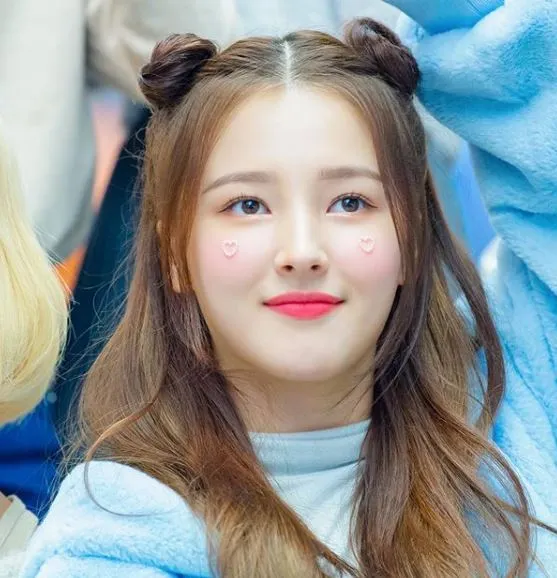
#> input picture src/images/image3.webp, 557 x 578 px
$ python -i grabcut.py   (imports and definitions only)
#> lines starting #> are read from the running program, lines starting #| are printed output that depends on the picture; after the words box and inside, x2 and y2 are one past the last pixel; in counts of white or black regions, pixels touching at a corner belong together
#> further down, picture is the input picture: shape (578, 557, 3); mean B, G, R 148.3, 148.1, 141.6
from matplotlib import pyplot as plt
from PIL import Image
import cv2
import numpy as np
import skimage.exposure
from typing import Optional


class ImageUtility:
    # file -> matrix
    @staticmethod
    def conv_file_to_ndarray(path: str) -> np.ndarray:
        return cv2.imread(path)

    # file -> image
    @staticmethod
    def conv_file_to_pilimage(path: str) -> Image:
        return Image.open(path)

    # matrix -> image
    @staticmethod
    def conv_ndarray_to_pilimage(arr: np.ndarray) -> Image:
        return Image.fromarray(cv2.cvtColor(arr, cv2.COLOR_BGR2RGB))

    # image -> matrix
    @staticmethod
    def conv_pilimage_to_ndarray(im: Image) -> np.ndarray:
        return np.array(im)

    # image -> cv2 matrix
    @staticmethod
    def conv_ndarray_to_cv2_image(arr: np.ndarray):
        return cv2.cvtColor(arr, cv2.COLOR_RGB2BGR)

    # resize image
    # [5 lines left out: function resize, not called in this run]

    # remove black background
    @staticmethod
    def rm_black_bg(im):
        # convert to gray
        gray = cv2.cvtColor(im, cv2.COLOR_BGR2GRAY)
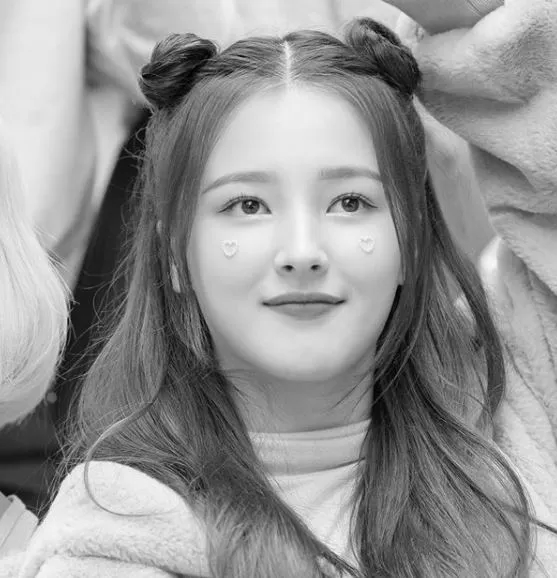
#> gray: shape (578, 557); min 0, max 252, mean 146.1

        # threshold
        thresh = cv2.threshold(gray, 11, 255, cv2.THRESH_BINARY)[1]
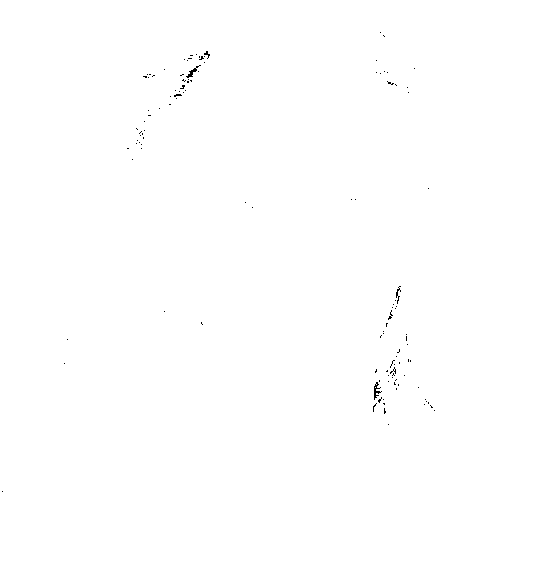
#> thresh: shape (578, 557); 99.9% white; black in thin lines or dots, all inside (x1, y1, x2, y2) = (2, 32, 435, 492)

        # apply morphology to clean small spots
        kernel = cv2.getStructuringElement(cv2.MORPH_ELLIPSE, (3, 3))
        morph = cv2.morphologyEx(thresh, cv2.MORPH_OPEN, kernel, borderType=cv2.BORDER_CONSTANT, borderValue=0)
#> morph: shape (578, 557); 99.8% white; black in thin lines or dots
        kernel = cv2.getStructuringElement(cv2.MORPH_ELLIPSE, (3, 3))
        morph = cv2.morphologyEx(morph, cv2.MORPH_CLOSE, kernel, borderType=cv2.BORDER_CONSTANT, borderValue=0)
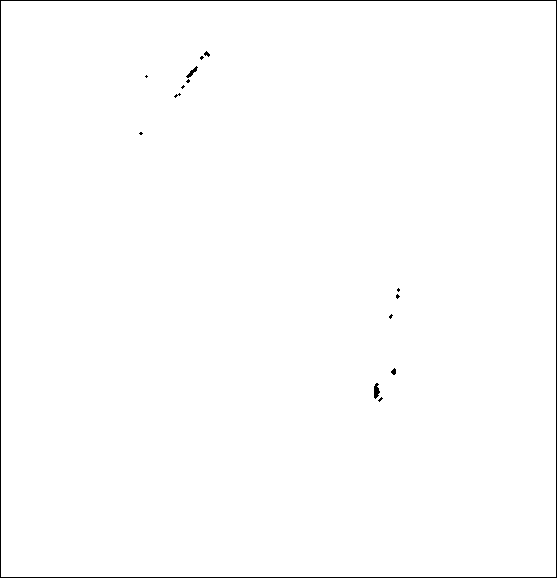
#> morph: shape (578, 557); 99.2% white; black in thin lines or dots
        kernel = cv2.getStructuringElement(cv2.MORPH_ELLIPSE, (3, 3))
        morph = cv2.morphologyEx(morph, cv2.MORPH_ERODE, kernel, borderType=cv2.BORDER_CONSTANT, borderValue=0)
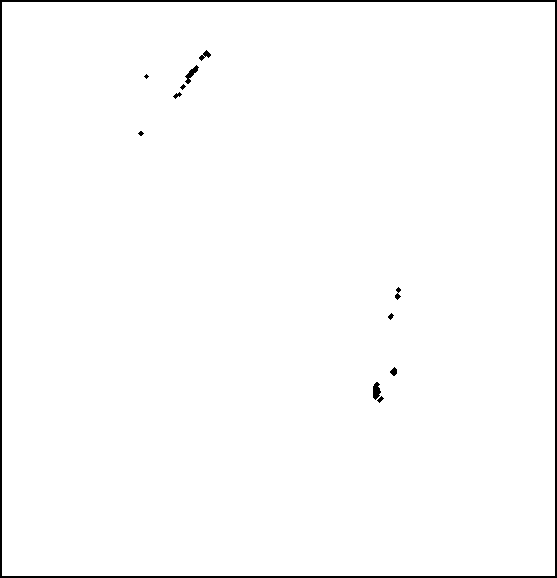
#> morph: shape (578, 557); 98.5% white; 12 black regions (3 under 20 px)

        # get external contour
        contours = cv2.findContours(morph, cv2.RETR_EXTERNAL, cv2.CHAIN_APPROX_SIMPLE)
#> contours = 1 contour; box (x1, y1, x2, y2) and area: (2, 2, 555, 576) 316296
        contours = contours[0] if len(contours) == 2 else contours[1]
#> contours = [[[2, 2], [2, 575], [554, 575], [554, 2]]]
        big_contour = max(contours, key=cv2.contourArea)
#> big_contour = [[2, 2], [2, 575], [554, 575], [554, 2]]

        # draw white filled contour on black background as mas
        contour = np.zeros_like(gray)
        cv2.drawContours(contour, [big_contour], 0, 255, -1)
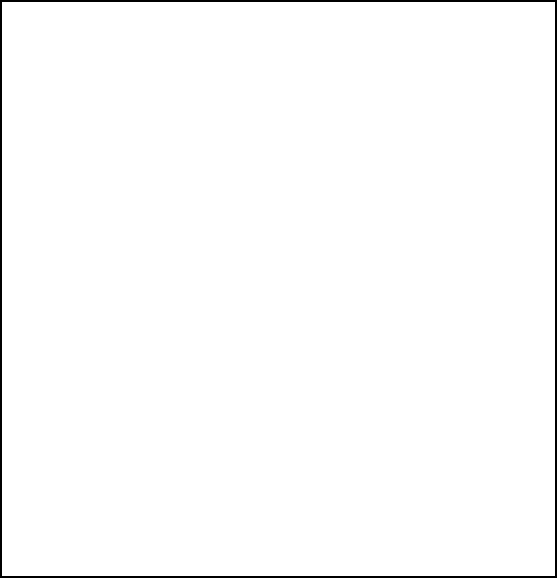
#> contour: shape (578, 557); 98.6% white; 1 black region, box (x1, y1, x2, y2) and area: (0, 0, 557, 578) 4524

        # blur dilate image
        blur = cv2.GaussianBlur(contour, (5, 5), sigmaX=0, sigmaY=0, borderType=cv2.BORDER_DEFAULT)

        # stretch so that 255 -> 255 and 127.5 -> 0
        mask = skimage.exposure.rescale_intensity(blur, in_range=(127.5, 255), out_range=(0, 255))

        # put mask into alpha channel of input
        result = cv2.cvtColor(im, cv2.COLOR_BGR2RGBA)
        result[:, :, 3] = mask
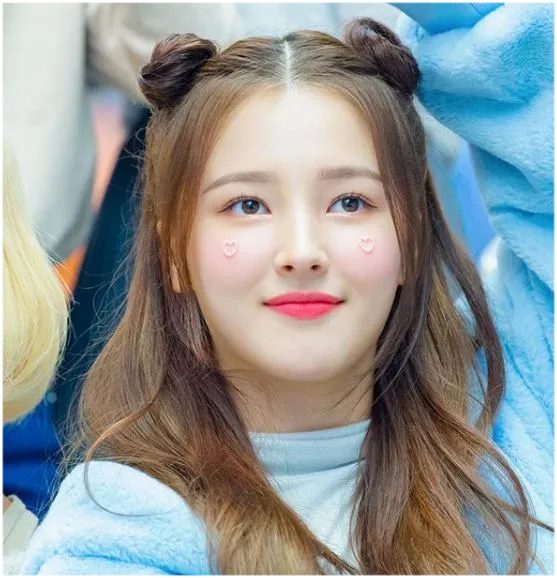
#> result: shape (578, 557, 4); mean R, G, B, A 141.6, 148.1, 148.3, 250.1; transparent parts drawn white
        return result


# [26 lines left out: function grabcut, not called in this run]

#
# input_im_path = "images/input_ex.jpeg"
# output_im_path = "images/output_ex.jpeg"
# grabcut("../images/input_ex.jpeg", "../images/output_ex.png", 47, 78, 323, 246)

>>> import cv2
>>> picture = cv2.imread('../images/image3.webp')
>>> result = ImageUtility().rm_black_bg(picture)
